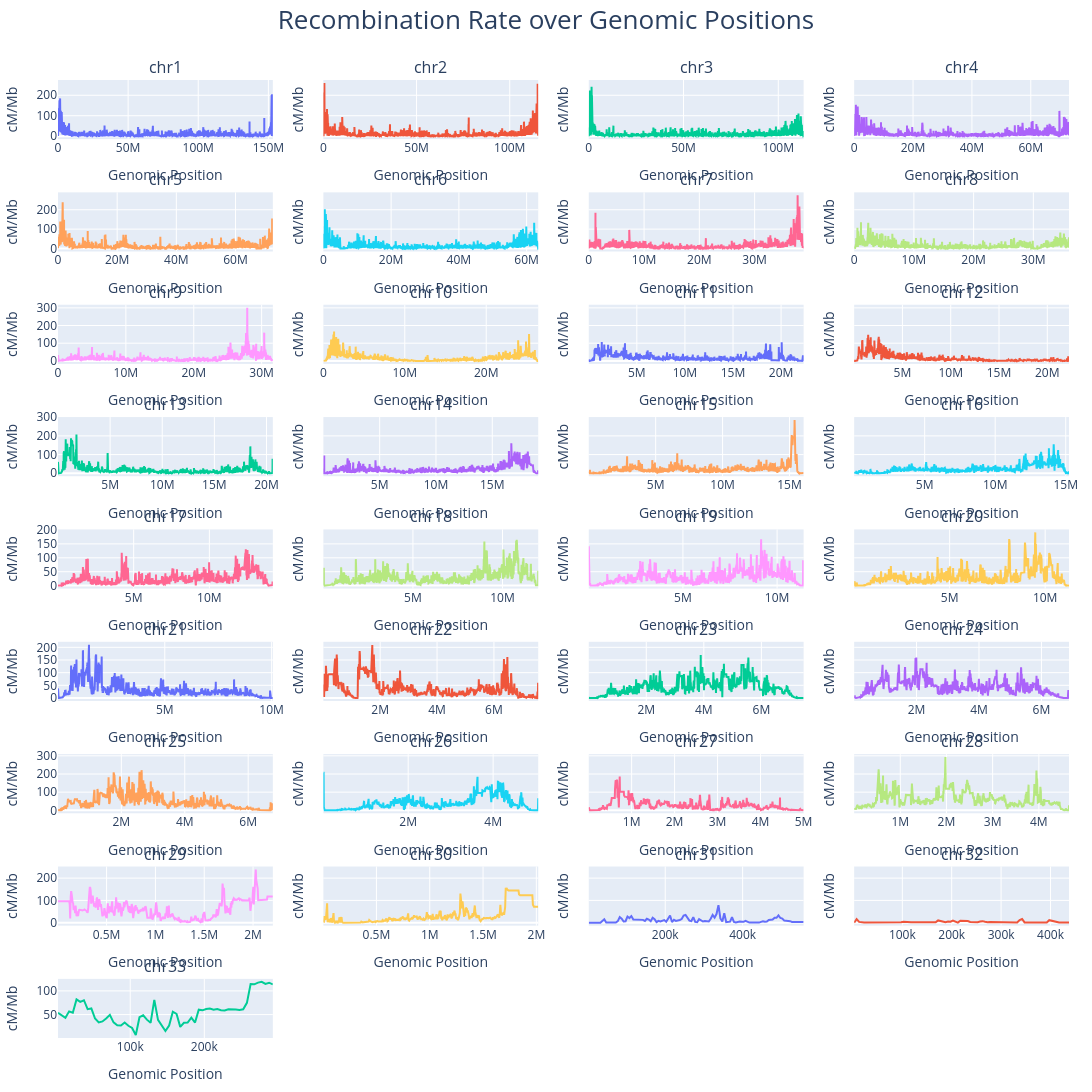

Notebook cell for this chart:
### Code cell
def plot_recombination_rate(windows: List[pd.DataFrame], plot_name: str) -> None:
    n = len(windows)
    cols = 4
    rows = math.ceil(n/cols)
     
    figure = make_subplots(rows=rows, 
                      cols=cols, 
                      subplot_titles=[df["chrom"].iloc[0] for df in windows], 
                      shared_yaxes=True)
    for i, df in enumerate(windows):
        row = i // cols + 1
        col = i % cols + 1
        
        figure.add_trace(
            go.Line(x=df["midpoint"].astype(int), y=df["cM/Mb"].astype(float), name=df["chrom"].iloc[0]),
            row,
            col
        )
        figure.update_layout(
        height=300 * rows,
        width=300 * cols,
        title = {
            'text':'Recombination Rate over Genomic Positions',
            'x': 0.5,
            'y': 0.99,
            'yanchor': 'top',
            'xanchor': 'center',
            'font': dict(size=26)
            },
        showlegend=False,
        margin=dict(t=80, l=20, r=20, b=20)
    )

    figure.update_xaxes(title_text="Genomic Position")
    figure.update_yaxes(title_text="cM/Mb")
    
    if plot_name:
        figure.write_image(plot_name)
    figure.show()
    


plot_recombination_rate(windows_5kb, 'recombination_rate_50_indv_5kb.pdf')

### Figure 1 — Plotly figure (JSON) as saved in the notebook; plotly's stock layout.template omitted (floating-point values rounded to 4 significant figures; data arrays with more than 128 entries replaced by an {"elided": "..."} marker saying what was removed)
{"data": [{"name": "chr1", "type": "scatter", "x": {"elided": "30457 int values"}, "xaxis": "x", "y": {"elided": "30457 float values"}, "yaxis": "y"}, {"name": "chr2", "type": "scatter", "x": {"elided": "22973 int values"}, "xaxis": "x2", "y": {"elided": "22973 float values"}, "yaxis": "y2"}, {"name": "chr3", "type": "scatter", "x": {"elided": "22634 int values"}, "xaxis": "x3", "y": {"elided": "22634 float values"}, "yaxis": "y3"}, {"name": "chr4", "type": "scatter", "x": {"elided": "14479 int values"}, "xaxis": "x4", "y": {"elided": "14479 float values"}, "yaxis": "y4"}, {"name": "chr5", "type": "scatter", "x": {"elided": "14520 int values"}, "xaxis": "x5", "y": {"elided": "14520 float values"}, "yaxis": "y5"}, {"name": "chr6", "type": "scatter", "x": {"elided": "12578 int values"}, "xaxis": "x6", "y": {"elided": "12578 float values"}, "yaxis": "y6"}, {"name": "chr7", "type": "scatter", "x": {"elided": "7720 int values"}, "xaxis": "x7", "y": {"elided": "7720 float values"}, "yaxis": "y7"}, {"name": "chr8", "type": "scatter", "x": {"elided": "7184 int values"}, "xaxis": "x8", "y": {"elided": "7184 float values"}, "yaxis": "y8"}, {"name": "chr9", "type": "scatter", "x": {"elided": "6329 int values"}, "xaxis": "x9", "y": {"elided": "6329 float values"}, "yaxis": "y9"}, {"name": "chr10", "type": "scatter", "x": {"elided": "5147 int values"}, "xaxis": "x10", "y": {"elided": "5147 float values"}, "yaxis": "y10"}, {"name": "chr11", "type": "scatter", "x": {"elided": "4276 int values"}, "xaxis": "x11", "y": {"elided": "4276 float values"}, "yaxis": "y11"}, {"name": "chr12", "type": "scatter", "x": {"elided": "4316 int values"}, "xaxis": "x12", "y": {"elided": "4316 float values"}, "yaxis": "y12"}, {"name": "chr13", "type": "scatter", "x": {"elided": "4121 int values"}, "xaxis": "x13", "y": {"elided": "4121 float values"}, "yaxis": "y13"}, {"name": "chr14", "type": "scatter", "x": {"elided": "3817 int values"}, "xaxis": "x14", "y": {"elided": "3817 float values"}, "yaxis": "y14"}, {"name": "chr15", "type": "scatter", "x": {"elided": "3211 int values"}, "xaxis": "x15", "y": {"elided": "3211 float values"}, "yaxis": "y15"}, {"name": "chr16", "type": "scatter", "x": {"elided": "3044 int values"}, "xaxis": "x16", "y": {"elided": "3044 float values"}, "yaxis": "y16"}, {"name": "chr17", "type": "scatter", "x": {"elided": "2835 int values"}, "xaxis": "x17", "y": {"elided": "2835 float values"}, "yaxis": "y17"}, {"name": "chr18", "type": "scatter", "x": {"elided": "2399 int values"}, "xaxis": "x18", "y": {"elided": "2399 float values"}, "yaxis": "y18"}, {"name": "chr19", "type": "scatter", "x": {"elided": "2276 int values"}, "xaxis": "x19", "y": {"elided": "2276 float values"}, "yaxis": "y19"}, {"name": "chr20", "type": "scatter", "x": {"elided": "2248 int values"}, "xaxis": "x20", "y": {"elided": "2248 float values"}, "yaxis": "y20"}, {"name": "chr21", "type": "scatter", "x": {"elided": "2010 int values"}, "xaxis": "x21", "y": {"elided": "2010 float values"}, "yaxis": "y21"}, {"name": "chr22", "type": "scatter", "x": {"elided": "1510 int values"}, "xaxis": "x22", "y": {"elided": "1510 float values"}, "yaxis": "y22"}, {"name": "chr23", "type": "scatter", "x": {"elided": "1483 int values"}, "xaxis": "x23", "y": {"elided": "1483 float values"}, "yaxis": "y23"}, {"name": "chr24", "type": "scatter", "x": {"elided": "1369 int values"}, "xaxis": "x24", "y": {"elided": "1369 float values"}, "yaxis": "y24"}, {"name": "chr25", "type": "scatter", "x": {"elided": "1350 int values"}, "xaxis": "x25", "y": {"elided": "1350 float values"}, "yaxis": "y25"}, {"name": "chr26", "type": "scatter", "x": {"elided": "1007 int values"}, "xaxis": "x26", "y": {"elided": "1007 float values"}, "yaxis": "y26"}, {"name": "chr27", "type": "scatter", "x": {"elided": "997 int values"}, "xaxis": "x27", "y": {"elided": "997 float values"}, "yaxis": "y27"}, {"name": "chr28", "type": "scatter", "x": {"elided": "931 int values"}, "xaxis": "x28", "y": {"elided": "931 float values"}, "yaxis": "y28"}, {"name": "chr29", "type": "scatter", "x": {"elided": "441 int values"}, "xaxis": "x29", "y": {"elided": "441 float values"}, "yaxis": "y29"}, {"name": "chr30", "type": "scatter", "x": {"elided": "404 int values"}, "xaxis": "x30", "y": {"elided": "404 float values"}, "yaxis": "y30"}, {"name": "chr31", "type": "scatter", "x": [2500, 7500, 12500, 17500, 22500, 27500, 32500, 37500, 42500, 47500, 52500, 57500, 62500, 67500, 72500, 77500, 82500, 87500, 92500, 97500, 102500, 107500, 112500, 117500, 122500, 127500, 132500, 137500, 142500, 147500, 152500, 157500, 162500, 167500, 172500, 177500, 182500, 187500, 192500, 197500, 202500, 207500, 212500, 217500, 222500, 227500, 232500, 237500, 242500, 247500, 252500, 257500, 262500, 267500, 272500, 277500, 282500, 287500, 292500, 297500, 302500, 307500, 312500, 317500, 322500, 327500, 332500, 337500, 342500, 347500, 352500, 357500, 362500, 367500, 372500, 377500, 382500, 387500, 392500, 397500, 402500, 407500, 412500, 417500, 422500, 427500, 432500, 442500, 447500, 452500, 457500, 462500, 467500, 472500, 477500, 482500, 487500, 492500, 497500, 502500, 507500, 512500, 517500, 522500, 527500, 532500, 537500, 542500, 547500, 552500, 557500], "xaxis": "x31", "y": [0.1549, 0.1194, 0.08373, 0.08453, 0.07669, 0.1995, 0.1674, 7.992, 15.18, 0.5171, 0.07494, 0.07427, 0.0972, 0.2646, 0.9287, 6.827, 24.83, 17.56, 5.278, 6.598, 27.62, 20.85, 29.78, 14.43, 14.54, 13.49, 13.69, 12.9, 12.69, 8.033, 17.81, 14.23, 6.916, 22.41, 15.59, 2.393, 8.273, 5.919, 8.261, 12.05, 4.457, 17.56, 32.72, 2.948, 12.77, 7.968, 9.006, 12.39, 16.29, 32.02, 34.69, 20.33, 9.12, 7.539, 25.29, 3.661, 2.036, 16.07, 9.673, 5.233, 7.464, 5.321, 5.323, 17.48, 34.5, 22.39, 38.7, 78.79, 19.02, 5.819, 42.35, 2.778, 3.417, 4.817, 25.4, 3.255, 1.338, 4.03, 5.244, 4.139, 3.912, 8.489, 2.76, 0.6843, 0.4241, 0.3807, 0.3807, 0.3807, 3.849, 6.506, 4.346, 5.218, 12.16, 12.19, 13.95, 22.35, 21.99, 33.05, 21.21, 18.66, 9.226, 8.634, 8.696, 6.949, 3.533, 2.783, 2.807, 3.008, 3.008, 3.008, 3.008], "yaxis": "y31"}, {"name": "chr32", "type": "scatter", "x": [2500, 7500, 12500, 17500, 22500, 27500, 32500, 37500, 42500, 47500, 52500, 57500, 67500, 72500, 77500, 82500, 87500, 92500, 97500, 102500, 107500, 112500, 117500, 122500, 127500, 132500, 137500, 147500, 157500, 167500, 172500, 177500, 182500, 187500, 192500, 197500, 202500, 207500, 212500, 217500, 222500, 227500, 232500, 237500, 242500, 247500, 252500, 257500, 262500, 267500, 272500, 277500, 282500, 287500, 292500, 297500, 302500, 307500, 312500, 317500, 322500, 327500, 332500, 337500, 342500, 347500, 352500, 357500, 362500, 367500, 372500, 377500, 382500, 387500, 392500, 397500, 402500, 407500, 412500, 417500, 422500, 427500, 432500, 437500], "xaxis": "x32", "y": [0.1079, 16.18, 3.547, 0.7507, 0.7507, 0.7507, 0.7507, 0.7507, 0.8161, 0.866, 0.866, 0.866, 1.208, 1.232, 1.232, 1.232, 1.936, 2.146, 2.146, 4.586, 2.932, 1.649, 1.662, 1.662, 1.662, 1.662, 1.662, 1.662, 1.662, 1.662, 10.13, 6.776, 2.835, 2.59, 5.271, 4.407, 9.233, 4.145, 0.3033, 8.786, 8.786, 8.176, 7.27, 3.119, 2.831, 2.049, 2.52, 5.306, 6.898, 4.053, 1.86, 3.458, 3.195, 1.688, 1.149, 0.9347, 0.9347, 0.9347, 0.935, 1.245, 1.125, 0.9565, 0.9565, 12.18, 16.41, 1.095, 0.8602, 1.026, 1.24, 1.004, 0.6466, 0.7538, 1.165, 1.165, 1.165, 11.22, 7.765, 6.395, 0.5825, 0.5825, 0.5825, 0.5825, 0.5825, 0.5825], "yaxis": "y32"}, {"name": "chr33", "type": "scatter", "x": [2500, 7500, 12500, 17500, 22500, 27500, 32500, 37500, 42500, 47500, 52500, 57500, 62500, 67500, 72500, 77500, 82500, 87500, 92500, 97500, 102500, 107500, 112500, 117500, 122500, 127500, 132500, 137500, 142500, 147500, 152500, 157500, 162500, 167500, 172500, 177500, 182500, 187500, 192500, 197500, 202500, 207500, 212500, 217500, 222500, 227500, 232500, 237500, 242500, 247500, 252500, 257500, 262500, 267500, 272500, 277500, 282500, 287500, 292500], "xaxis": "x33", "y": [53.8, 48.67, 43.35, 56.79, 53.93, 82.09, 76.9, 80.3, 61.53, 62.86, 41.74, 33.53, 35.49, 41.75, 49.33, 33.51, 27.57, 26.92, 33.11, 26.43, 21.7, 6.794, 44.41, 48.53, 39.29, 32.61, 81.04, 38.72, 26.16, 15.3, 26.82, 56.15, 51.65, 24.05, 32.57, 33.13, 43.48, 33.18, 60.22, 58.94, 61.89, 62.74, 60.46, 61.74, 59.3, 58.79, 61.04, 61.46, 60.54, 59.77, 61.06, 74.72, 114.4, 113.9, 117.4, 119.1, 114.7, 117.3, 113.7], "yaxis": "y33"}], "layout": {"annotations": [{"font": {"size": 16}, "showarrow": false, "text": "chr1", "x": 0.1062, "xanchor": "center", "xref": "paper", "y": 1, "yanchor": "bottom", "yref": "paper"}, {"font": {"size": 16}, "showarrow": false, "text": "chr2", "x": 0.3688, "xanchor": "center", "xref": "paper", "y": 1, "yanchor": "bottom", "yref": "paper"}, {"font": {"size": 16}, "showarrow": false, "text": "chr3", "x": 0.6313, "xanchor": "center", "xref": "paper", "y": 1, "yanchor": "bottom", "yref": "paper"}, {"font": {"size": 16}, "showarrow": false, "text": "chr4", "x": 0.8938, "xanchor": "center", "xref": "paper", "y": 1, "yanchor": "bottom", "yref": "paper"}, {"font": {"size": 16}, "showarrow": false, "text": "chr5", "x": 0.1062, "xanchor": "center", "xref": "paper", "y": 0.8827, "yanchor": "bottom", "yref": "paper"}, {"font": {"size": 16}, "showarrow": false, "text": "chr6", "x": 0.3688, "xanchor": "center", "xref": "paper", "y": 0.8827, "yanchor": "bottom", "yref": "paper"}, {"font": {"size": 16}, "showarrow": false, "text": "chr7", "x": 0.6313, "xanchor": "center", "xref": "paper", "y": 0.8827, "yanchor": "bottom", "yref": "paper"}, {"font": {"size": 16}, "showarrow": false, "text": "chr8", "x": 0.8938, "xanchor": "center", "xref": "paper", "y": 0.8827, "yanchor": "bottom", "yref": "paper"}, {"font": {"size": 16}, "showarrow": false, "text": "chr9", "x": 0.1062, "xanchor": "center", "xref": "paper", "y": 0.7654, "yanchor": "bottom", "yref": "paper"}, {"font": {"size": 16}, "showarrow": false, "text": "chr10", "x": 0.3688, "xanchor": "center", "xref": "paper", "y": 0.7654, "yanchor": "bottom", "yref": "paper"}, {"font": {"size": 16}, "showarrow": false, "text": "chr11", "x": 0.6313, "xanchor": "center", "xref": "paper", "y": 0.7654, "yanchor": "bottom", "yref": "paper"}, {"font": {"size": 16}, "showarrow": false, "text": "chr12", "x": 0.8938, "xanchor": "center", "xref": "paper", "y": 0.7654, "yanchor": "bottom", "yref": "paper"}, {"font": {"size": 16}, "showarrow": false, "text": "chr13", "x": 0.1062, "xanchor": "center", "xref": "paper", "y": 0.6481, "yanchor": "bottom", "yref": "paper"}, {"font": {"size": 16}, "showarrow": false, "text": "chr14", "x": 0.3688, "xanchor": "center", "xref": "paper", "y": 0.6481, "yanchor": "bottom", "yref": "paper"}, {"font": {"size": 16}, "showarrow": false, "text": "chr15", "x": 0.6313, "xanchor": "center", "xref": "paper", "y": 0.6481, "yanchor": "bottom", "yref": "paper"}, {"font": {"size": 16}, "showarrow": false, "text": "chr16", "x": 0.8938, "xanchor": "center", "xref": "paper", "y": 0.6481, "yanchor": "bottom", "yref": "paper"}, {"font": {"size": 16}, "showarrow": false, "text": "chr17", "x": 0.1062, "xanchor": "center", "xref": "paper", "y": 0.5309, "yanchor": "bottom", "yref": "paper"}, {"font": {"size": 16}, "showarrow": false, "text": "chr18", "x": 0.3688, "xanchor": "center", "xref": "paper", "y": 0.5309, "yanchor": "bottom", "yref": "paper"}, {"font": {"size": 16}, "showarrow": false, "text": "chr19", "x": 0.6313, "xanchor": "center", "xref": "paper", "y": 0.5309, "yanchor": "bottom", "yref": "paper"}, {"font": {"size": 16}, "showarrow": false, "text": "chr20", "x": 0.8938, "xanchor": "center", "xref": "paper", "y": 0.5309, "yanchor": "bottom", "yref": "paper"}, {"font": {"size": 16}, "showarrow": false, "text": "chr21", "x": 0.1062, "xanchor": "center", "xref": "paper", "y": 0.4136, "yanchor": "bottom", "yref": "paper"}, {"font": {"size": 16}, "showarrow": false, "text": "chr22", "x": 0.3688, "xanchor": "center", "xref": "paper", "y": 0.4136, "yanchor": "bottom", "yref": "paper"}, {"font": {"size": 16}, "showarrow": false, "text": "chr23", "x": 0.6313, "xanchor": "center", "xref": "paper", "y": 0.4136, "yanchor": "bottom", "yref": "paper"}, {"font": {"size": 16}, "showarrow": false, "text": "chr24", "x": 0.8938, "xanchor": "center", "xref": "paper", "y": 0.4136, "yanchor": "bottom", "yref": "paper"}, {"font": {"size": 16}, "showarrow": false, "text": "chr25", "x": 0.1062, "xanchor": "center", "xref": "paper", "y": 0.2963, "yanchor": "bottom", "yref": "paper"}, {"font": {"size": 16}, "showarrow": false, "text": "chr26", "x": 0.3688, "xanchor": "center", "xref": "paper", "y": 0.2963, "yanchor": "bottom", "yref": "paper"}, {"font": {"size": 16}, "showarrow": false, "text": "chr27", "x": 0.6313, "xanchor": "center", "xref": "paper", "y": 0.2963, "yanchor": "bottom", "yref": "paper"}, {"font": {"size": 16}, "showarrow": false, "text": "chr28", "x": 0.8938, "xanchor": "center", "xref": "paper", "y": 0.2963, "yanchor": "bottom", "yref": "paper"}, {"font": {"size": 16}, "showarrow": false, "text": "chr29", "x": 0.1062, "xanchor": "center", "xref": "paper", "y": 0.179, "yanchor": "bottom", "yref": "paper"}, {"font": {"size": 16}, "showarrow": false, "text": "chr30", "x": 0.3688, "xanchor": "center", "xref": "paper", "y": 0.179, "yanchor": "bottom", "yref": "paper"}, {"font": {"size": 16}, "showarrow": false, "text": "chr31", "x": 0.6313, "xanchor": "center", "xref": "paper", "y": 0.179, "yanchor": "bottom", "yref": "paper"}, {"font": {"size": 16}, "showarrow": false, "text": "chr32", "x": 0.8938, "xanchor": "center", "xref": "paper", "y": 0.179, "yanchor": "bottom", "yref": "paper"}, {"font": {"size": 16}, "showarrow": false, "text": "chr33", "x": 0.1062, "xanchor": "center", "xref": "paper", "y": 0.06173, "yanchor": "bottom", "yref": "paper"}], "height": 2700, "margin": {"b": 20, "l": 20, "r": 20, "t": 80}, "showlegend": false, "title": {"font": {"size": 26}, "text": "Recombination Rate over Genomic Positions", "x": 0.5, "xanchor": "center", "y": 0.99, "yanchor": "top"}, "width": 1200, "xaxis": {"anchor": "y", "domain": [0, 0.2125], "title": {"text": "Genomic Position"}}, "xaxis10": {"anchor": "y10", "domain": [0.2625, 0.475], "title": {"text": "Genomic Position"}}, "xaxis11": {"anchor": "y11", "domain": [0.525, 0.7375], "title": {"text": "Genomic Position"}}, "xaxis12": {"anchor": "y12", "domain": [0.7875, 1], "title": {"text": "Genomic Position"}}, "xaxis13": {"anchor": "y13", "domain": [0, 0.2125], "title": {"text": "Genomic Position"}}, "xaxis14": {"anchor": "y14", "domain": [0.2625, 0.475], "title": {"text": "Genomic Position"}}, "xaxis15": {"anchor": "y15", "domain": [0.525, 0.7375], "title": {"text": "Genomic Position"}}, "xaxis16": {"anchor": "y16", "domain": [0.7875, 1], "title": {"text": "Genomic Position"}}, "xaxis17": {"anchor": "y17", "domain": [0, 0.2125], "title": {"text": "Genomic Position"}}, "xaxis18": {"anchor": "y18", "domain": [0.2625, 0.475], "title": {"text": "Genomic Position"}}, "xaxis19": {"anchor": "y19", "domain": [0.525, 0.7375], "title": {"text": "Genomic Position"}}, "xaxis2": {"anchor": "y2", "domain": [0.2625, 0.475], "title": {"text": "Genomic Position"}}, "xaxis20": {"anchor": "y20", "domain": [0.7875, 1], "title": {"text": "Genomic Position"}}, "xaxis21": {"anchor": "y21", "domain": [0, 0.2125], "title": {"text": "Genomic Position"}}, "xaxis22": {"anchor": "y22", "domain": [0.2625, 0.475], "title": {"text": "Genomic Position"}}, "xaxis23": {"anchor": "y23", "domain": [0.525, 0.7375], "title": {"text": "Genomic Position"}}, "xaxis24": {"anchor": "y24", "domain": [0.7875, 1], "title": {"text": "Genomic Position"}}, "xaxis25": {"anchor": "y25", "domain": [0, 0.2125], "title": {"text": "Genomic Position"}}, "xaxis26": {"anchor": "y26", "domain": [0.2625, 0.475], "title": {"text": "Genomic Position"}}, "xaxis27": {"anchor": "y27", "domain": [0.525, 0.7375], "title": {"text": "Genomic Position"}}, "xaxis28": {"anchor": "y28", "domain": [0.7875, 1], "title": {"text": "Genomic Position"}}, "xaxis29": {"anchor": "y29", "domain": [0, 0.2125], "title": {"text": "Genomic Position"}}, "xaxis3": {"anchor": "y3", "domain": [0.525, 0.7375], "title": {"text": "Genomic Position"}}, "xaxis30": {"anchor": "y30", "domain": [0.2625, 0.475], "title": {"text": "Genomic Position"}}, "xaxis31": {"anchor": "y31", "domain": [0.525, 0.7375], "title": {"text": "Genomic Position"}}, "xaxis32": {"anchor": "y32", "domain": [0.7875, 1], "title": {"text": "Genomic Position"}}, "xaxis33": {"anchor": "y33", "domain": [0, 0.2125], "title": {"text": "Genomic Position"}}, "xaxis34": {"anchor": "y34", "domain": [0.2625, 0.475], "title": {"text": "Genomic Position"}}, "xaxis35": {"anchor": "y35", "domain": [0.525, 0.7375], "title": {"text": "Genomic Position"}}, "xaxis36": {"anchor": "y36", "domain": [0.7875, 1], "title": {"text": "Genomic Position"}}, "xaxis4": {"anchor": "y4", "domain": [0.7875, 1], "title": {"text": "Genomic Position"}}, "xaxis5": {"anchor": "y5", "domain": [0, 0.2125], "title": {"text": "Genomic Position"}}, "xaxis6": {"anchor": "y6", "domain": [0.2625, 0.475], "title": {"text": "Genomic Position"}}, "xaxis7": {"anchor": "y7", "domain": [0.525, 0.7375], "title": {"text": "Genomic Position"}}, "xaxis8": {"anchor": "y8", "domain": [0.7875, 1], "title": {"text": "Genomic Position"}}, "xaxis9": {"anchor": "y9", "domain": [0, 0.2125], "title": {"text": "Genomic Position"}}, "yaxis": {"anchor": "x", "domain": [0.9383, 1], "title": {"text": "cM/Mb"}}, "yaxis10": {"anchor": "x10", "domain": [0.7037, 0.7654], "matches": "y9", "showticklabels": false, "title": {"text": "cM/Mb"}}, "yaxis11": {"anchor": "x11", "domain": [0.7037, 0.7654], "matches": "y9", "showticklabels": false, "title": {"text": "cM/Mb"}}, "yaxis12": {"anchor": "x12", "domain": [0.7037, 0.7654], "matches": "y9", "showticklabels": false, "title": {"text": "cM/Mb"}}, "yaxis13": {"anchor": "x13", "domain": [0.5864, 0.6481], "title": {"text": "cM/Mb"}}, "yaxis14": {"anchor": "x14", "domain": [0.5864, 0.6481], "matches": "y13", "showticklabels": false, "title": {"text": "cM/Mb"}}, "yaxis15": {"anchor": "x15", "domain": [0.5864, 0.6481], "matches": "y13", "showticklabels": false, "title": {"text": "cM/Mb"}}, "yaxis16": {"anchor": "x16", "domain": [0.5864, 0.6481], "matches": "y13", "showticklabels": false, "title": {"text": "cM/Mb"}}, "yaxis17": {"anchor": "x17", "domain": [0.4691, 0.5309], "title": {"text": "cM/Mb"}}, "yaxis18": {"anchor": "x18", "domain": [0.4691, 0.5309], "matches": "y17", "showticklabels": false, "title": {"text": "cM/Mb"}}, "yaxis19": {"anchor": "x19", "domain": [0.4691, 0.5309], "matches": "y17", "showticklabels": false, "title": {"text": "cM/Mb"}}, "yaxis2": {"anchor": "x2", "domain": [0.9383, 1], "matches": "y", "showticklabels": false, "title": {"text": "cM/Mb"}}, "yaxis20": {"anchor": "x20", "domain": [0.4691, 0.5309], "matches": "y17", "showticklabels": false, "title": {"text": "cM/Mb"}}, "yaxis21": {"anchor": "x21", "domain": [0.3519, 0.4136], "title": {"text": "cM/Mb"}}, "yaxis22": {"anchor": "x22", "domain": [0.3519, 0.4136], "matches": "y21", "showticklabels": false, "title": {"text": "cM/Mb"}}, "yaxis23": {"anchor": "x23", "domain": [0.3519, 0.4136], "matches": "y21", "showticklabels": false, "title": {"text": "cM/Mb"}}, "yaxis24": {"anchor": "x24", "domain": [0.3519, 0.4136], "matches": "y21", "showticklabels": false, "title": {"text": "cM/Mb"}}, "yaxis25": {"anchor": "x25", "domain": [0.2346, 0.2963], "title": {"text": "cM/Mb"}}, "yaxis26": {"anchor": "x26", "domain": [0.2346, 0.2963], "matches": "y25", "showticklabels": false, "title": {"text": "cM/Mb"}}, "yaxis27": {"anchor": "x27", "domain": [0.2346, 0.2963], "matches": "y25", "showticklabels": false, "title": {"text": "cM/Mb"}}, "yaxis28": {"anchor": "x28", "domain": [0.2346, 0.2963], "matches": "y25", "showticklabels": false, "title": {"text": "cM/Mb"}}, "yaxis29": {"anchor": "x29", "domain": [0.1173, 0.179], "title": {"text": "cM/Mb"}}, "yaxis3": {"anchor": "x3", "domain": [0.9383, 1], "matches": "y", "showticklabels": false, "title": {"text": "cM/Mb"}}, "yaxis30": {"anchor": "x30", "domain": [0.1173, 0.179], "matches": "y29", "showticklabels": false, "title": {"text": "cM/Mb"}}, "yaxis31": {"anchor": "x31", "domain": [0.1173, 0.179], "matches": "y29", "showticklabels": false, "title": {"text": "cM/Mb"}}, "yaxis32": {"anchor": "x32", "domain": [0.1173, 0.179], "matches": "y29", "showticklabels": false, "title": {"text": "cM/Mb"}}, "yaxis33": {"anchor": "x33", "domain": [0, 0.06173], "title": {"text": "cM/Mb"}}, "yaxis34": {"anchor": "x34", "domain": [0, 0.06173], "matches": "y33", "showticklabels": false, "title": {"text": "cM/Mb"}}, "yaxis35": {"anchor": "x35", "domain": [0, 0.06173], "matches": "y33", "showticklabels": false, "title": {"text": "cM/Mb"}}, "yaxis36": {"anchor": "x36", "domain": [0, 0.06173], "matches": "y33", "showticklabels": false, "title": {"text": "cM/Mb"}}, "yaxis4": {"anchor": "x4", "domain": [0.9383, 1], "matches": "y", "showticklabels": false, "title": {"text": "cM/Mb"}}, "yaxis5": {"anchor": "x5", "domain": [0.821, 0.8827], "title": {"text": "cM/Mb"}}, "yaxis6": {"anchor": "x6", "domain": [0.821, 0.8827], "matches": "y5", "showticklabels": false, "title": {"text": "cM/Mb"}}, "yaxis7": {"anchor": "x7", "domain": [0.821, 0.8827], "matches": "y5", "showticklabels": false, "title": {"text": "cM/Mb"}}, "yaxis8": {"anchor": "x8", "domain": [0.821, 0.8827], "matches": "y5", "showticklabels": false, "title": {"text": "cM/Mb"}}, "yaxis9": {"anchor": "x9", "domain": [0.7037, 0.7654], "title": {"text": "cM/Mb"}}}}
